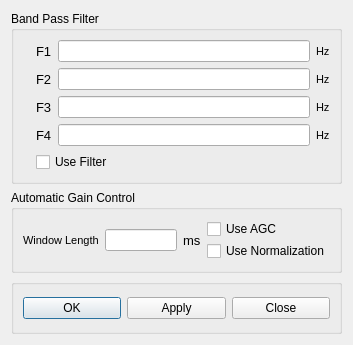
<?xml version="1.0" encoding="UTF-8"?>
<ui version="4.0">
 <class>ProcParmDialog</class>
 <widget class="QDialog" name="ProcParmDialog">
  <property name="geometry">
   <rect>
    <x>0</x>
    <y>0</y>
    <width>335</width>
    <height>345</height>
   </rect>
  </property>
  <property name="maximumSize">
   <size>
    <width>360</width>
    <height>345</height>
   </size>
  </property>
  <property name="windowTitle">
   <string>Dialog</string>
  </property>
  <property name="modal">
   <bool>true</bool>
  </property>
  <layout class="QVBoxLayout" name="verticalLayout_4">
   <item>
    <widget class="QGroupBox" name="groupBox">
     <property name="title">
      <string>Band Pass Filter</string>
     </property>
     <layout class="QHBoxLayout" name="horizontalLayout_14">
      <item>
       <widget class="QLabel" name="label">
        <property name="text">
         <string/>
        </property>
        <property name="pixmap">
         <pixmap resource="myrc.qrc">:/images/Filt.png</pixmap>
        </property>
       </widget>
      </item>
      <item>
       <layout class="QVBoxLayout" name="verticalLayout_2">
        <item>
         <layout class="QHBoxLayout" name="horizontalLayout">
          <item>
           <widget class="QLabel" name="label_2">
            <property name="font">
             <font>
              <pointsize>10</pointsize>
             </font>
            </property>
            <property name="text">
             <string>F1</string>
            </property>
           </widget>
          </item>
          <item>
           <widget class="QLineEdit" name="edF1"/>
          </item>
          <item>
           <widget class="QLabel" name="label_3">
            <property name="font">
             <font>
              <pointsize>8</pointsize>
             </font>
            </property>
            <property name="text">
             <string>Hz</string>
            </property>
           </widget>
          </item>
         </layout>
        </item>
        <item>
         <layout class="QHBoxLayout" name="horizontalLayout_2">
          <item>
           <widget class="QLabel" name="label_4">
            <property name="font">
             <font>
              <pointsize>10</pointsize>
             </font>
            </property>
            <property name="text">
             <string>F2</string>
            </property>
           </widget>
          </item>
          <item>
           <widget class="QLineEdit" name="edF2"/>
          </item>
          <item>
           <widget class="QLabel" name="label_5">
            <property name="font">
             <font>
              <pointsize>8</pointsize>
             </font>
            </property>
            <property name="text">
             <string>Hz</string>
            </property>
           </widget>
          </item>
         </layout>
        </item>
        <item>
         <layout class="QHBoxLayout" name="horizontalLayout_3">
          <item>
           <widget class="QLabel" name="label_6">
            <property name="font">
             <font>
              <pointsize>10</pointsize>
             </font>
            </property>
            <property name="text">
             <string>F3</string>
            </property>
           </widget>
          </item>
          <item>
           <widget class="QLineEdit" name="edF3"/>
          </item>
          <item>
           <widget class="QLabel" name="label_7">
            <property name="font">
             <font>
              <pointsize>8</pointsize>
             </font>
            </property>
            <property name="text">
             <string>Hz</string>
            </property>
           </widget>
          </item>
         </layout>
        </item>
        <item>
         <layout class="QHBoxLayout" name="horizontalLayout_4">
          <item>
           <widget class="QLabel" name="label_8">
            <property name="font">
             <font>
              <pointsize>10</pointsize>
             </font>
            </property>
            <property name="text">
             <string>F4</string>
            </property>
           </widget>
          </item>
          <item>
           <widget class="QLineEdit" name="edF4"/>
          </item>
          <item>
           <widget class="QLabel" name="label_9">
            <property name="font">
             <font>
              <pointsize>8</pointsize>
             </font>
            </property>
            <property name="text">
             <string>Hz</string>
            </property>
           </widget>
          </item>
         </layout>
        </item>
        <item>
         <widget class="QCheckBox" name="ckFilt">
          <property name="text">
           <string>Use Filter</string>
          </property>
         </widget>
        </item>
       </layout>
      </item>
     </layout>
    </widget>
   </item>
   <item>
    <widget class="QGroupBox" name="groupBox_2">
     <property name="title">
      <string>Automatic Gain Control</string>
     </property>
     <layout class="QHBoxLayout" name="horizontalLayout_15">
      <item>
       <widget class="QLabel" name="label_10">
        <property name="font">
         <font>
          <pointsize>8</pointsize>
         </font>
        </property>
        <property name="text">
         <string>Window Length</string>
        </property>
       </widget>
      </item>
      <item>
       <widget class="QLineEdit" name="edAgcw">
        <property name="minimumSize">
         <size>
          <width>72</width>
          <height>0</height>
         </size>
        </property>
       </widget>
      </item>
      <item>
       <widget class="QLabel" name="label_11">
        <property name="font">
         <font>
          <pointsize>10</pointsize>
         </font>
        </property>
        <property name="text">
         <string>ms</string>
        </property>
       </widget>
      </item>
      <item>
       <layout class="QVBoxLayout" name="verticalLayout">
        <property name="spacing">
         <number>2</number>
        </property>
        <item>
         <widget class="QCheckBox" name="ckAgc">
          <property name="text">
           <string>Use AGC</string>
          </property>
         </widget>
        </item>
        <item>
         <widget class="QCheckBox" name="ckNorm">
          <property name="text">
           <string>Use Normalization</string>
          </property>
         </widget>
        </item>
       </layout>
      </item>
      <item>
       <spacer name="horizontalSpacer">
        <property name="orientation">
         <enum>Qt::Horizontal</enum>
        </property>
        <property name="sizeHint" stdset="0">
         <size>
          <width>0</width>
          <height>20</height>
         </size>
        </property>
       </spacer>
      </item>
     </layout>
    </widget>
   </item>
   <item>
    <widget class="QGroupBox" name="groupBox_3">
     <property name="title">
      <string/>
     </property>
     <layout class="QVBoxLayout" name="verticalLayout_3">
      <item>
       <layout class="QHBoxLayout" name="horizontalLayout_7">
        <item>
         <widget class="QPushButton" name="okButton">
          <property name="text">
           <string>OK</string>
          </property>
         </widget>
        </item>
        <item>
         <widget class="QPushButton" name="applyButton">
          <property name="text">
           <string>Apply</string>
          </property>
         </widget>
        </item>
        <item>
         <widget class="QPushButton" name="closeButton">
          <property name="text">
           <string>Close</string>
          </property>
         </widget>
        </item>
       </layout>
      </item>
     </layout>
    </widget>
   </item>
  </layout>
 </widget>
 <resources>
  <include location="myrc.qrc"/>
 </resources>
 <connections/>
</ui>
